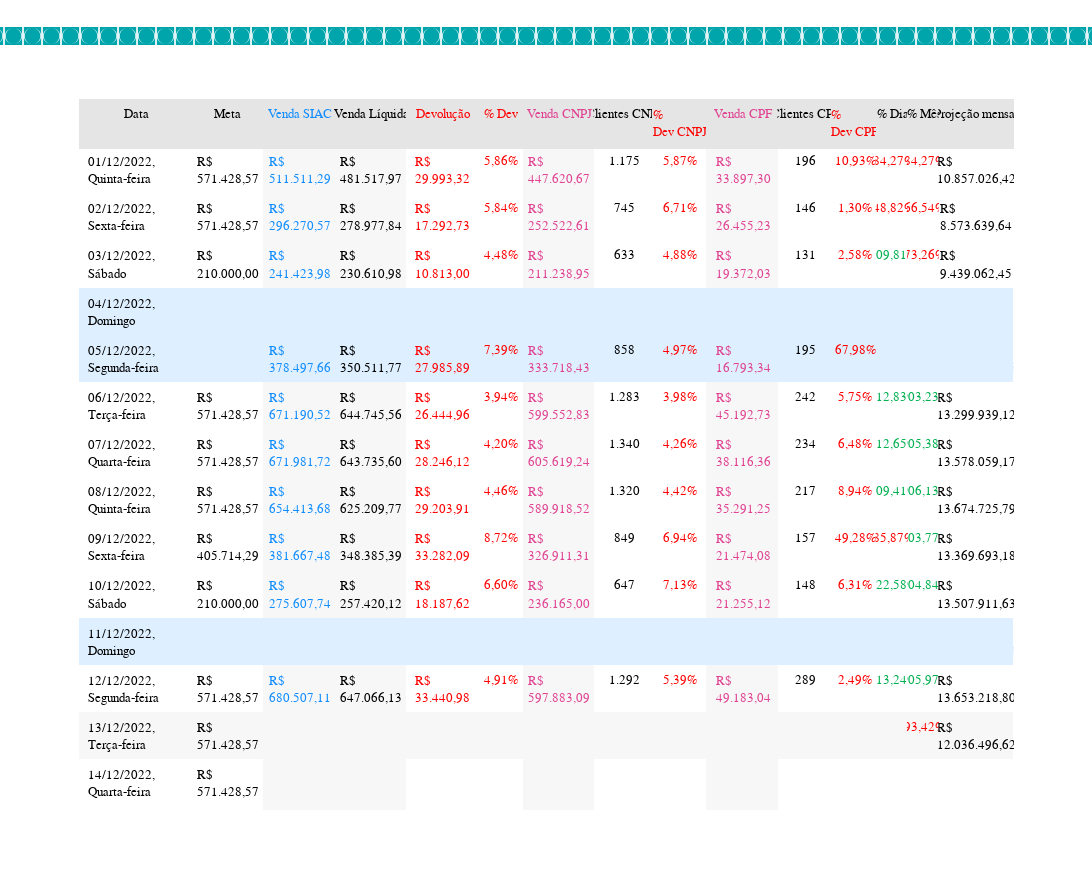

Write notebook code for a chart like this one.
### Code cell
date_msg = dt.datetime.now().strftime('%d-%m-%Y')

print_plot(principal_dataframe=df_hoje,
            lojas=lista_lojas,
            save_image=caminho_imagem)

gui.hotkey('ctrl', 'w')

for (contato, link, logico) in contatos:
    if logico:
        print(f'{date_msg} {contato} - {link}')
        # pwk.sendwhats_image(link.replace('https://chat.whatsapp.com/', ''),
        #                     f'{caminho_imagem}\\{relatorio} TABLE.png',
        #                     f'Resumo mensal | Grupo - {date_msg}',
        #                     tab_close=True,
        #                     wait_time=10)

### Figure 1 — Plotly figure (JSON) as saved in the notebook; plotly's stock layout.template omitted (floating-point values rounded to 4 significant figures; data arrays with more than 128 entries replaced by an {"elided": "..."} marker saying what was removed)
{"data": [{"cells": {"align": ["left", "center"], "fill": {"color": {"elided": "21x32 str values"}}, "font": {"color": ["#000000", "#000000", "#118DFF", "#000000", "#FF0000", "#FF0000", "#E04392", "#000000", "#FF0000", "#E04392", "#000000", "#FF0000", ["#FF0000", "#FF0000", "#00B050", "#DEEFFF", "#DEEFFF", "#00B050", "#00B050", "#00B050", "#FF0000", "#00B050", "#DEEFFF", "#00B050", "#FF0000", "#FFFFFF", "#FFFFFF", "#FFFFFF", "#FFFFFF", "#DEEFFF", "#FFFFFF", "#FFFFFF", "#FFFFFF", "#FFFFFF", "#FFFFFF", "#FFFFFF", "#DEEFFF", "#FFFFFF", "#FFFFFF", "#FFFFFF", "#FFFFFF", "#FFFFFF", "#FFFFFF", "#E5E5E5"], ["#FF0000", "#FF0000", "#FF0000", "#DEEFFF", "#DEEFFF", "#00B050", "#00B050", "#00B050", "#00B050", "#00B050", "#DEEFFF", "#00B050", "#FF0000", "#FFFFFF", "#FFFFFF", "#FFFFFF", "#FFFFFF", "#DEEFFF", "#FFFFFF", "#FFFFFF", "#FFFFFF", "#FFFFFF", "#FFFFFF", "#FFFFFF", "#DEEFFF", "#FFFFFF", "#FFFFFF", "#FFFFFF", "#FFFFFF", "#FFFFFF", "#FFFFFF", "#E5E5E5"], ["#000000", "#000000", "#000000", "#DEEFFF", "#DEEFFF", "#000000", "#000000", "#000000", "#000000", "#000000", "#DEEFFF", "#000000", "#000000", "#FFFFFF", "#FFFFFF", "#FFFFFF", "#FFFFFF", "#DEEFFF", "#FFFFFF", "#FFFFFF", "#FFFFFF", "#FFFFFF", "#FFFFFF", "#FFFFFF", "#DEEFFF", "#FFFFFF", "#FFFFFF", "#FFFFFF", "#FFFFFF", "#FFFFFF", "#FFFFFF", "#118DFF"]], "family": "Segoe UI Semibold", "size": 13.19}, "line": {"color": {"elided": "21x32 str values"}, "width": 2}, "values": {"elided": "15x32 str values"}}, "columnwidth": [10.3, 6.593, 6.593, 6.593, 6.593, 4.12, 6.593, 5.356, 4.944, 6.593, 4.944, 4.12, 2.884, 2.884, 6.593], "domain": {"y": [0, 1]}, "header": {"align": "center", "fill": {"color": "#E5E5E5"}, "font": {"color": ["#000000", "#000000", "#118DFF", "#000000", "#FF0000", "#FF0000", "#E04392", "#000000", "#FF0000", "#E04392", "#000000", "#FF0000", "#000000", "#000000", "#000000"], "family": "Segoe UI Semibold", "size": 13.19}, "line": {"color": "#E5E5E5", "width": 3}, "values": ["Data", "Meta", "Venda\nSIAC", "Venda\nLíquida", "Devolução", "%\nDev", "Venda\nCNPJ", "Clientes\nCNPJ", "% Dev\nCNPJ", "Venda\nCPF", "Clientes\nCPF", "% Dev\nCPF", "%\nDia", "%\nMês", "Projeção\nmensal"]}, "type": "table"}], "layout": {"height": 890, "title": {"font": {"color": "#00A5AC", "family": "Jost", "size": 24.72}, "text": "◙◙◙◙◙◙◙◙◙◙ 🡆 KAIZEN 🡄 ◙◙◙◙◙◙◙◙◙◙◙◙◙◙◙◙◙◙◙◙◙◙◙◙◙◙◙◙◙◙◙◙◙◙◙◙◙◙◙◙◙◙◙◙◙◙◙◙◙◙◙◙◙◙◙◙◙◙◙◙◙◙◙◙◙◙◙◙◙◙◙◙◙◙◙◙ ⓀⒶⒾⓏⒺⓃ ◙◙◙◙◙◙◙◙◙◙", "x": 0.5, "y": 0.95, "yanchor": "bottom"}, "width": 2060}}
